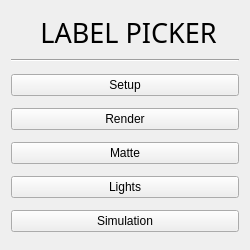
<?xml version="1.0" encoding="UTF-8"?>
<ui version="4.0">
 <class>mainwindow</class>
 <widget class="QWidget" name="mainwindow">
  <property name="geometry">
   <rect>
    <x>0</x>
    <y>0</y>
    <width>250</width>
    <height>250</height>
   </rect>
  </property>
  <property name="maximumSize">
   <size>
    <width>250</width>
    <height>250</height>
   </size>
  </property>
  <property name="windowTitle">
   <string>Label Picker</string>
  </property>
  <layout class="QVBoxLayout" name="verticalLayout">
   <item>
    <widget class="QLabel" name="label">
     <property name="maximumSize">
      <size>
       <width>16777215</width>
       <height>30</height>
      </size>
     </property>
     <property name="font">
      <font>
       <family>Modern</family>
       <pointsize>20</pointsize>
       <weight>50</weight>
       <bold>false</bold>
       <stylestrategy>PreferAntialias</stylestrategy>
      </font>
     </property>
     <property name="text">
      <string> LABEL PICKER</string>
     </property>
     <property name="alignment">
      <set>Qt::AlignCenter</set>
     </property>
    </widget>
   </item>
   <item>
    <widget class="Line" name="line">
     <property name="orientation">
      <enum>Qt::Horizontal</enum>
     </property>
    </widget>
   </item>
   <item>
    <widget class="QPushButton" name="setup">
     <property name="text">
      <string>Setup</string>
     </property>
    </widget>
   </item>
   <item>
    <widget class="QPushButton" name="renderb">
     <property name="text">
      <string>Render</string>
     </property>
    </widget>
   </item>
   <item>
    <widget class="QPushButton" name="matte">
     <property name="text">
      <string>Matte</string>
     </property>
    </widget>
   </item>
   <item>
    <widget class="QPushButton" name="lights">
     <property name="text">
      <string>Lights</string>
     </property>
    </widget>
   </item>
   <item>
    <widget class="QPushButton" name="sim">
     <property name="text">
      <string>Simulation</string>
     </property>
    </widget>
   </item>
  </layout>
 </widget>
 <resources/>
 <connections/>
</ui>
